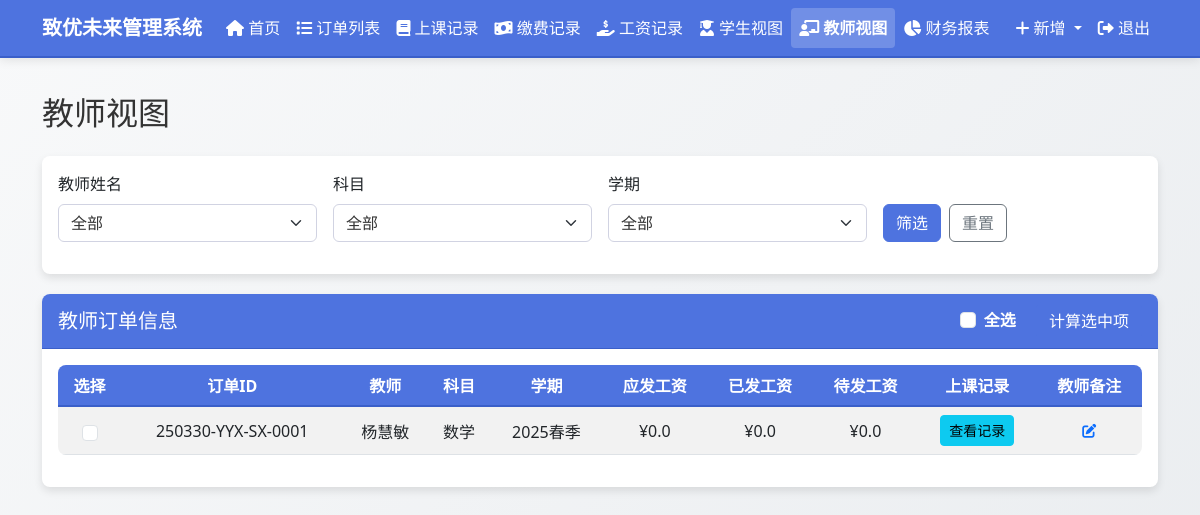
The app's page /teacher_view (signed in) with its own data.
### models.py (models this page shows, shortened)
class Order(db.Model):
    id = db.Column(db.Integer, primary_key=True)
    order_number = db.Column(db.String(50),
                             unique=True,
                             nullable=False,
                             default="")
    student_name = db.Column(db.String(100), nullable=False)
    subject = db.Column(db.String(100), nullable=False)
    teacher_name = db.Column(db.String(100), nullable=False)
    semester = db.Column(db.String(100), nullable=False)
    total_classes = db.Column(db.Integer, default=0)
    completed_classes = db.Column(db.Integer, default=0)
    remaining_classes = db.Column(db.Integer, default=0)
    class_price = db.Column(db.Float, default=0.0)
    salary_price = db.Column(db.Float, default=0.0)  # 新增工资单价字段
    total_price = db.Column(db.Float, default=0.0)
    paid_amount = db.Column(db.Float, default=0.0)
    used_amount = db.Column(db.Float, default=0.0)
    remaining_amount = db.Column(db.Float, default=0.0)  # 已缴费用 - 已销费用
    payable_amount = db.Column(db.Float, default=0.0)  # 订单总价 - 已缴费用
    payable_salary = db.Column(db.Float, default=0.0)
    paid_salary = db.Column(db.Float, default=0.0)
    remaining_salary = db.Column(db.Float, default=0.0)
    order_note = db.Column(db.Text, nullable=True)
    teacher_note = db.Column(db.Text, nullable=True)
    student_note = db.Column(db.Text, nullable=True)
    created_at = db.Column(db.DateTime, default=datetime.now)
    class_records = db.relationship('ClassRecord', backref='order', lazy=True)
    payment_records = db.relationship('PaymentRecord',
                                      backref='order',
                                      lazy=True)
    salary_records = db.relationship('SalaryRecord',
                                     backref='order',
                                     lazy=True)

### routes.py (the view)
@app.route('/teacher_view')
@login_required
def teacher_view():
    teacher_name = request.args.get('teacher_name', '')
    subject = request.args.get('subject', '')
    semester = request.args.get('semester', '')
    query = Order.query
    if teacher_name:
        query = query.filter(Order.teacher_name == teacher_name)
    if subject:
        query = query.filter(Order.subject == subject)
    if semester:
        query = query.filter(Order.semester == semester)
    orders = query.all()
    all_teachers = db.session.query(Order.teacher_name).distinct().all()
    all_subjects = db.session.query(Order.subject).distinct().all()
    all_semesters = db.session.query(Order.semester).distinct().all()
    order_form = OrderForm()
    class_record_form = ClassRecordForm()
    payment_record_form = PaymentRecordForm()
    salary_record_form = SalaryRecordForm()
    all_orders = Order.query.all()
    class_record_form.order_id.choices = [
        (order.id,
         f"{order.order_number} - {order.student_name} - {order.subject}")
        for order in all_orders
    ]
    payment_record_form.order_id.choices = [
        (order.id,
         f"{order.order_number} - {order.student_name} - {order.subject}")
        for order in all_orders
    ]
    salary_record_form.order_id.choices = [
        (order.id,
         f"{order.order_number} - {order.teacher_name} - {order.subject}")
        for order in all_orders
    ]
    return render_template(
        'teacher_view.html',
        title='教师视图',
        orders=orders,
        all_teachers=[teacher[0] for teacher in all_teachers],
        all_subjects=[subject[0] for subject in all_subjects],
        all_semesters=[semester[0] for semester in all_semesters],
        selected_teacher=teacher_name,
        selected_subject=subject,
        selected_semester=semester,
        edit_note_form=EditNoteForm(),
        order_form=order_form,
        class_record_form=class_record_form,
        payment_record_form=payment_record_form,
        salary_record_form=salary_record_form)

### forms.py
class OrderForm(FlaskForm):
    student_name = StringField('学生姓名', validators=[DataRequired()])
    subject = StringField('科目', validators=[DataRequired()])
    teacher_name = StringField('教师姓名', validators=[DataRequired()])
    semester = StringField('学期', validators=[DataRequired()])
    total_classes = IntegerField('总课程数', validators=[DataRequired(), NumberRange(min=1)])
    class_price = FloatField('课程单价', validators=[DataRequired(), NumberRange(min=0)])
    salary_price = FloatField('工资单价', validators=[DataRequired(), NumberRange(min=0)])
    order_note = TextAreaField('订单备注', validators=[Optional()])
    submit = SubmitField('保存')

class ClassRecordForm(FlaskForm):
    order_id = SelectField('订单编号', validators=[DataRequired()], coerce=int)
    student_name = StringField('学生姓名', render_kw={'readonly': True})
    subject = StringField('科目', render_kw={'readonly': True})
    semester = StringField('学期', render_kw={'readonly': True})
    teacher_name = StringField('教师姓名', render_kw={'readonly': True})
    class_content = TextAreaField('教学内容', validators=[Optional()])
    class_time = DateTimeLocalField('上课时间', format='%Y-%m-%dT%H:%M', validators=[DataRequired()], default=datetime.now)
    location = StringField('地点', validators=[DataRequired()])
    note = TextAreaField('备注', validators=[Optional()])
    submit = SubmitField('保存')

### app.py (called while the page is built)
@login_manager.user_loader
def load_user(user_id):
    from models import User
    return User.query.get(int(user_id))

### templates/teacher_view.html (shortened to what this page needs)
{% extends "layout.html" %}
{% block content %}
<h2 class="mb-4">教师视图</h2>
<div class="card filter-card">
    <div class="card-body">
        <form method="get" action="{{ url_for('teacher_view') }}" class="row g-3">
            <div class="col-md-3">
                <label for="teacher_name" class="form-label">教师姓名</label>
                <select name="teacher_name" id="teacher_name" class="form-select">
                    <option value="">全部</option>
                </select>
            </div>
            <div class="col-md-3">
                <label for="subject" class="form-label">科目</label>
                <select name="subject" id="subject" class="form-select">
                    <option value="">全部</option>
                </select>
            </div>
            <div class="col-md-3">
                <label for="semester" class="form-label">学期</label>
                <select name="semester" id="semester" class="form-select">
                    <option value="">全部</option>
                </select>
            </div>
            <div class="col-md-3 d-flex align-items-end">
                <button type="submit" class="btn btn-primary">筛选</button>
                <a href="{{ url_for('teacher_view') }}" class="btn btn-outline-secondary ms-2">重置</a>
            </div>
        </form>
    </div>
</div>
<div class="card">
    <div class="card-header d-flex justify-content-between align-items-center">
        <h5 class="mb-0">教师订单信息</h5>
        <div>
            <div class="form-check form-check-inline">
                <input class="form-check-input" type="checkbox" id="select-all">
                <label class="form-check-label" for="select-all">全选</label>
            </div>
            <button type="button" id="calculate-sum" class="btn btn-primary">计算选中项</button>
        </div>
    </div>
    <div class="card-body">
        {% if orders %}
        <div class="table-responsive">
            <table class="table table-striped table-hover">
                <thead>
                    <tr>
                        <th>选择</th>
                        <th>订单ID</th>
                        <th>教师</th>
                        <th>科目</th>
                        <th>学期</th>
                        <th>应发工资</th>
                        <th>已发工资</th>
                        <th>待发工资</th>
                        <th>上课记录</th>
                        <th>教师备注</th>
                    </tr>
                </thead>
                <tbody>
                    {% for order in orders %}
                    <tr>
                        <td>
                            <input type="checkbox" class="form-check-input order-checkbox" value="{{ order.id }}">
                        </td>
                        <td>{{ order.order_number }}</td>
                        <td>{{ order.teacher_name }}</td>
                        <td>{{ order.subject }}</td>
                        <td>{{ order.semester }}</td>
                        <td>¥{{ order.payable_salary }}</td>
                        <td>¥{{ order.paid_salary }}</td>
                        <td>¥{{ order.remaining_salary }}</td>
                        <td>
                            <button type="button" class="btn btn-sm btn-info view-class-records"
                                    data-bs-toggle="modal" data-bs-target="#classRecordsModal"
                                    data-order-id="{{ order.id }}">
                                查看记录
                            </button>
                        </td>
                        <td>
                            <button type="button" class="btn btn-sm btn-link edit-note"
                                    data-bs-toggle="modal" data-bs-target="#editNoteModal"
                                    data-note-id="{{ order.id }}"
                                    data-note-type="teacher_note"
                                    data-note-text="{{ order.teacher_note or '' }}">
                                <i class="fas fa-edit"></i>
                            </button>
                        </td>
                    </tr>
                    {% endfor %}
                </tbody>
            </table>
        </div>
        {% else %}
        <div class="alert alert-info">暂无符合条件的订单</div>
        {% endif %}
    </div>
</div>
{% endblock %}

### static/css/style.css (style rules this page uses)
td { position: relative; }
body { font-family: 'Segoe UI', Tahoma, Geneva, Verdana, sans-serif; color: #333; background-color: #f8f9fa; background-image: linear-gradient(135deg, #f8f9fa 0%, #e9ecef 100%); background-attachment: fixed; }
.card { border: none; border-radius: 8px; box-shadow: 0 4px 8px rgba(0, 0, 0, 0.1); margin-bottom: 20px; background-color: #fff; transition: transform 0.2s ease-in-out; }
.card-header { border-radius: 8px 8px 0 0 !important; font-weight: bold; background-color: #4e73df !important; color: white; border-bottom: 1px solid #3a5fc9; }
.table { background-color: #fff; border-radius: 8px; overflow: hidden; }
.table thead th { background-color: #4e73df; color: white; border-bottom: 2px solid #3a5fc9; text-align: center; vertical-align: middle; }
.table tbody td { text-align: center; vertical-align: middle; }
.btn-primary { background-color: #4e73df; border-color: #4e73df; }
.form-control, .form-select { background-color: #fff; border: 1px solid #d1d3e2; color: #333; }

### records on screen
Order: order_number "250330-YYX-SX-0001", teacher_name "杨慧敏", subject "数学", semester "2025春季", payable_salary "0.0", paid_salary "0.0", remaining_salary "0.0"
